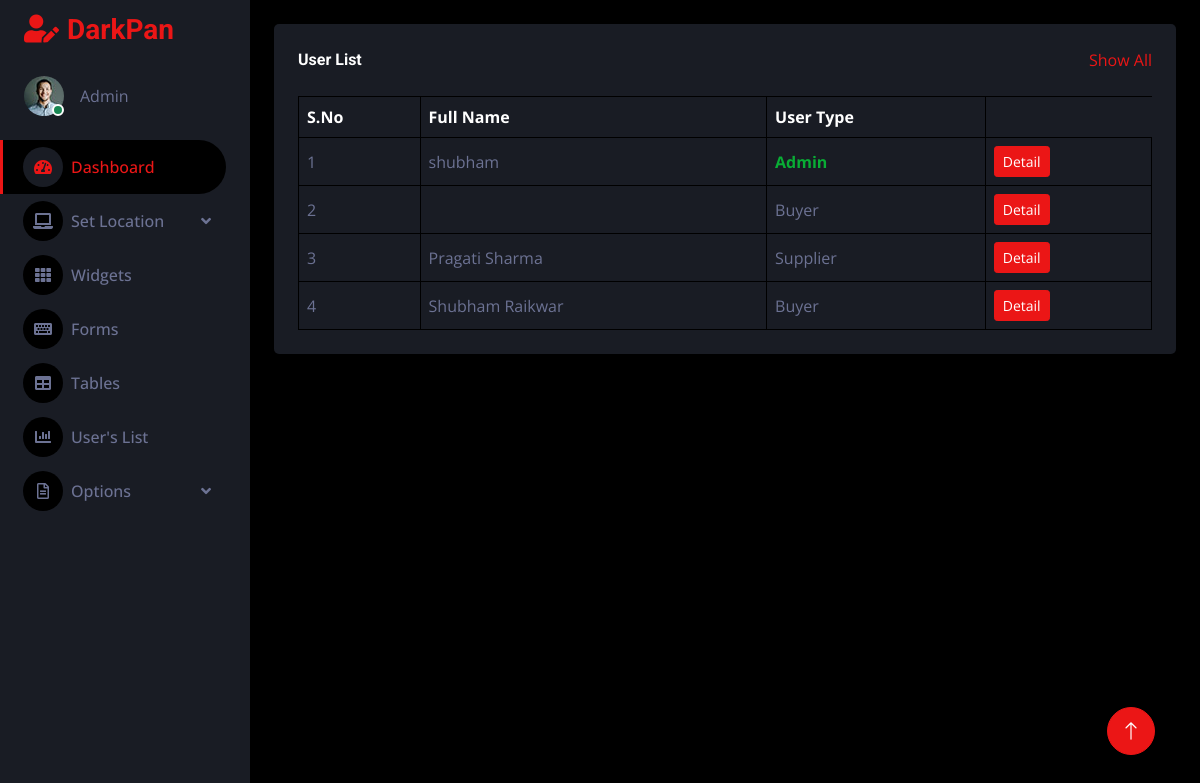
/admin-app/user/, run on an earlier commit of the app's database.
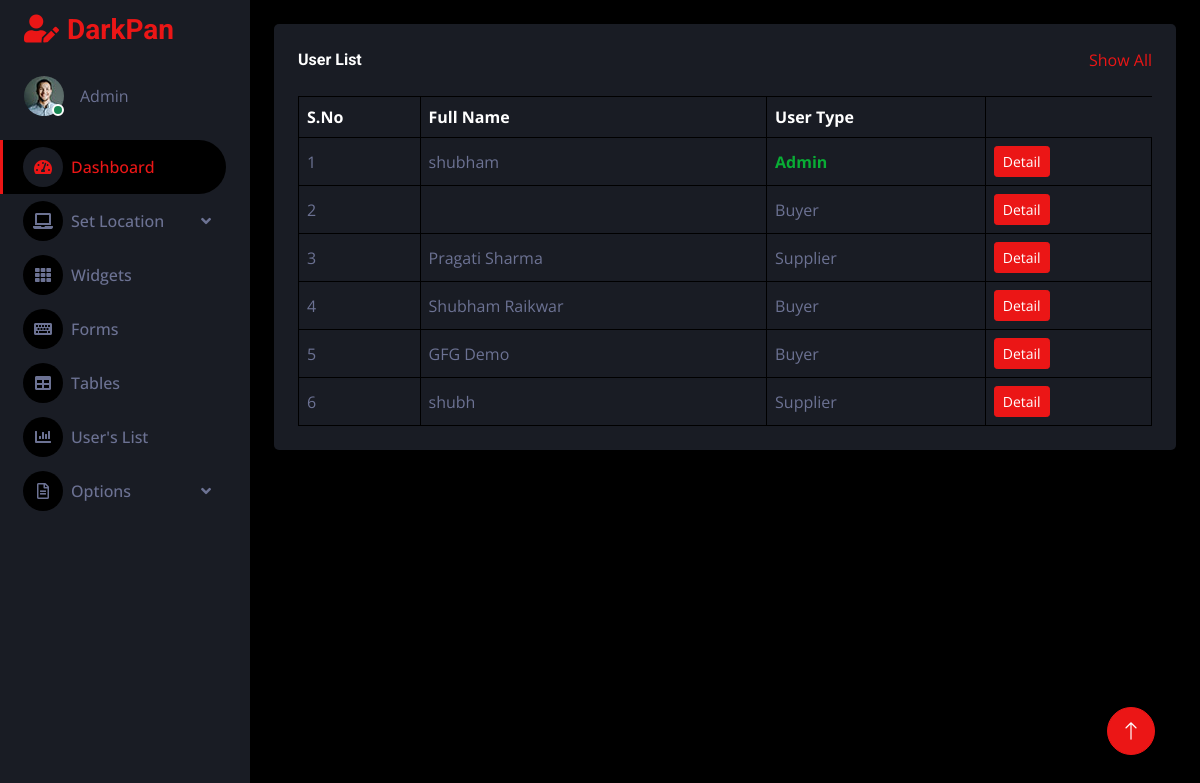
And on a later commit of the database.
### accounts/models.py (models this page shows)
class User(AbstractUser):
    is_admin = models.BooleanField(default=False)
    is_supplier = models.BooleanField(default=False)
    address = models.TextField(max_length=500)
    qualification = models.CharField(max_length=100)
    looking_for = models.CharField(max_length=100)
    country = models.CharField(max_length=100)
    state = models.CharField(max_length=100)
    display_picture = models.ImageField(upload_to='dp', blank=True, null=True)
    bg_picture = models.ImageField(upload_to='background', blank=True, null=True)
    contact_no = models.CharField(max_length=12)
    company_name = models.CharField(max_length=100)
    courses = models.CharField(max_length=100)
    office_email = models.CharField(max_length=200)
    off_phone_no = models.CharField(max_length=12)
    upload_resume = models.FileField(upload_to='documents', blank=True, null=True)
    follower = models.ManyToManyField("Follow")

### MyAdmin/views.py (the view)
# urls.py: path('user/', views.User_list, name='user'),
def User_list(request):
    user = User.objects.all()
    return render(request, "admin/users.html", {'user':user})

### templates/admin/users.html (shortened to what this page needs)
{% extends 'admin/dashboard.html' %}
     {% block content %}
            <div class="content">
            <div class="container-fluid pt-4 px-4">
                <div class="bg-secondary text-center rounded p-4">
                    <div class="d-flex align-items-center justify-content-between mb-4">
                        <h6 class="mb-0">User List</h6>
                        <a href="">Show All</a>
                    </div>
                    <div class="table-responsive">
                        <table class="table text-start align-middle table-bordered table-hover mb-0">
                            <thead>
                                <tr class="text-white">
                                    <th scope="col">S.No</th>
                                    <th scope="col">Full Name</th>
                                    <th scope="col">User Type</th>
                                </tr>
                            </thead>
                            <tbody>
                                {% for name in user%}
                                <tr>
                                    <td>{{forloop.counter}}</td>
                                    <td>{{ name.first_name }}</td>
                                    <td>
                                        {% if name.is_staff == 1 %}
                                        Buyer
                                        {% elif name.is_supplier == 1 %}
                                        Supplier
                                        {% elif name.is_admin == 1 %}
                                        <b style="color: rgb(9, 173, 53);">Admin</b>
                                      {% endif %}
                                    </td>
                                    <td><a class="btn btn-sm btn-primary" href="">Detail</a></td>
                                </tr>
                               {% endfor %}
                            </tbody>
                        </table>
                    </div>
                </div>
            </div>
                </div>
            </div>
{% endblock content %}

### templates/admin/dashboard.html (shortened to what this page needs)
{% load static %}
<!DOCTYPE html>
<html lang="en">
<head>
    <link href="https://cdnjs.cloudflare.com/ajax/libs/font-awesome/5.10.0/css/all.min.css" rel="stylesheet">
    <link href="https://cdn.jsdelivr.net/npm/bootstrap-icons@1.4.1/font/bootstrap-icons.css" rel="stylesheet">
    <link href="{% static 'lib/owlcarousel/assets/owl.carousel.min.css' %}" rel="stylesheet">
    <link href="{% static 'lib/tempusdominus/css/tempusdominus-bootstrap-4.min.css' %}" rel="stylesheet" />
    <link href="{% static 'css/bootstrap.min.css' %}" rel="stylesheet">
    <link href="{% static 'css/style.css' %}" rel="stylesheet">
</head>
<body>
    <div class="container-fluid position-relative d-flex p-0">
        <div class="sidebar pe-4 pb-3">
            <nav class="navbar bg-secondary navbar-dark">
                <a href="index.html" class="navbar-brand mx-4 mb-3">
                    <h3 class="text-primary"><i class="fa fa-user-edit me-2"></i>DarkPan</h3>
                </a>
                <div class="d-flex align-items-center ms-4 mb-4">
                    <div class="position-relative">
                        <img class="rounded-circle" src="{% static 'img/user.jpg' %}" alt="" style="width: 40px; height: 40px;">
                        <div class="bg-success rounded-circle border border-2 border-white position-absolute end-0 bottom-0 p-1"></div>
                    </div>
                    <div class="ms-3">
                        <span>Admin</span>
                    </div>
                </div>
                <div class="navbar-nav w-100">
                    <a href="/admin-app/" class="nav-item nav-link active"><i class="fa fa-tachometer-alt me-2"></i>Dashboard</a>
                    <div class="nav-item dropdown">
                        <a href="#" class="nav-link dropdown-toggle" data-bs-toggle="dropdown"><i class="fa fa-laptop me-2"></i>Set Location</a>
                    </div>
                    <a href="widget.html" class="nav-item nav-link"><i class="fa fa-th me-2"></i>Widgets</a>
                    <a href="form.html" class="nav-item nav-link"><i class="fa fa-keyboard me-2"></i>Forms</a>
                    <a href="table.html" class="nav-item nav-link"><i class="fa fa-table me-2"></i>Tables</a>
                    <a href="/admin-app/user/" class="nav-item nav-link"><i class="fa fa-chart-bar me-2"></i>User's List</a>
                    <div class="nav-item dropdown">
                        <a href="#" class="nav-link dropdown-toggle" data-bs-toggle="dropdown"><i class="far fa-file-alt me-2"></i>Options</a>
                    </div>
                </div>
            </nav>
        </div>
    {% block content %}{% endblock content %}
        <a href="#" class="btn btn-lg btn-primary btn-lg-square back-to-top"><i class="bi bi-arrow-up"></i></a>
</body>
</html>

### static/css/style.css (style rules this page uses)
:root { --primary: #EB1616; --secondary: #191C24; --light: #6C7293; --dark: #000000; }
.back-to-top { position: fixed; display: none; right: 45px; bottom: 45px; z-index: 99; }
.btn { transition: .5s; }
.btn-lg-square { width: 48px; height: 48px; }
.btn-square, .btn-sm-square, .btn-lg-square { padding: 0; display: inline-flex; align-items: center; justify-content: center; font-weight: normal; border-radius: 50px; }
.sidebar { position: fixed; top: 0; left: 0; bottom: 0; width: 250px; height: 100vh; overflow-y: auto; background: var(--secondary); transition: 0.5s; z-index: 999; }
.content { margin-left: 250px; min-height: 100vh; background: var(--dark); transition: 0.5s; }
@media (min-width: 992px) { .sidebar { margin-left: 0; } }
@media (min-width: 992px) { .content { width: calc(100% - 250px); } }
.sidebar .navbar .navbar-nav .nav-link { padding: 7px 20px; color: var(--light); font-weight: 500; border-left: 3px solid var(--secondary); border-radius: 0 30px 30px 0; outline: none; }
.sidebar .navbar .navbar-nav .nav-link:hover, .sidebar .navbar .navbar-nav .nav-link.active { color: var(--primary); background: var(--dark); border-color: var(--primary); }
.sidebar .navbar .navbar-nav .nav-link i { width: 40px; height: 40px; display: inline-flex; align-items: center; justify-content: center; background: var(--dark); border-radius: 40px; }
.sidebar .navbar .navbar-nav .nav-link:hover i, .sidebar .navbar .navbar-nav .nav-link.active i { background: var(--secondary); }
.sidebar .navbar .dropdown-toggle::after { position: absolute; top: 15px; right: 15px; border: none; content: "\f107"; font-family: "Font Awesome 5 Free"; font-weight: 900; transition: .5s; }

What changed in the data, as far as the page shows it:
added User: first_name "GFG Demo", is_staff "Buyer"
added User: first_name "shubh", is_staff "Supplier"
